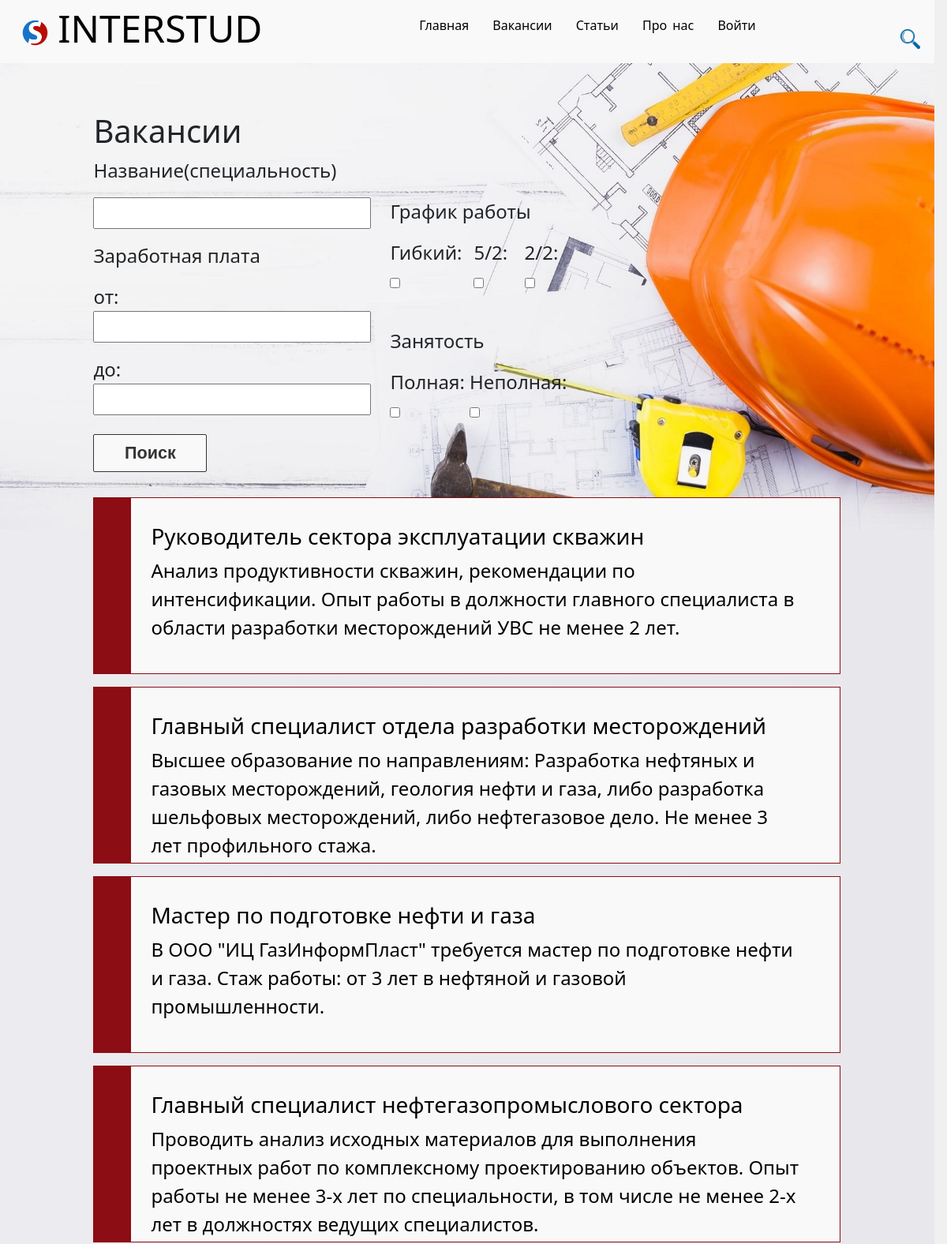
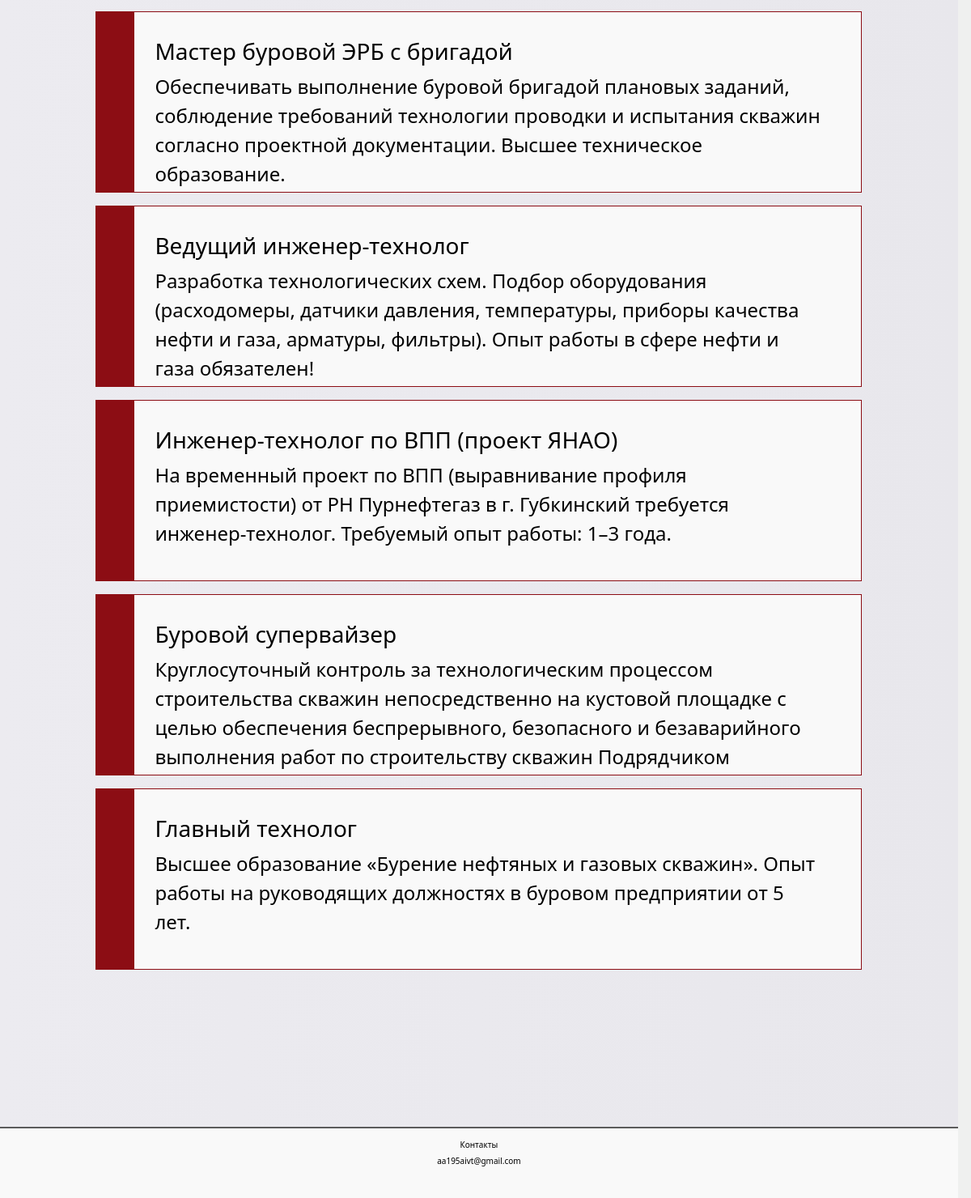
The page /job/ on the database its author committed (2 pictures, top to bottom).
### job/models.py (models this page shows, shortened)
class Job(models.Model):
    fac=models.ForeignKey(Facultet, related_name="fac_FK", on_delete=models.CASCADE)
    title = models.CharField('Название', max_length=50, default='')
    specialty = models.CharField('Специализация', max_length=50, default='')
    salary = models.IntegerField('Зарплата', default=0)
    full_part_time = models.BooleanField('Занятость', default=False)
    work_graph = models.CharField('График работы', max_length=20, default='')
    company = models.CharField('Название компании', max_length=50, default='')
    post_date = models.DateTimeField(default=now)
    score = models.BigIntegerField(default=0)
    number_of_ratings = models.BigIntegerField(default=0)
    anons = models.CharField('Анонс', max_length=250)
    full_text = models.TextField('Статья')
    email_company=models.EmailField('Email')

### job/views.py (the view)
# urls.py: path('', views.job_home, name='job_home'),
def job_home(request):
    jobs = Job.objects.all()
    jobs=jobs.filter(fac=2)
    form=JobFilterForm(request.GET)
    form1=JobFilterFormGr(request.GET)
    form2=JobFilterFormZan(request.GET)
    form3=JobFilterFormFind(request.GET)
    form4=Find(request.GET)
    if form3.is_valid():
        if form3.cleaned_data["find"]:
            jobs=jobs.filter(Q(title__icontains=form3.cleaned_data["find"])|Q(specialty__icontains=form3.cleaned_data["find"]))
    if form.is_valid():
        if form.cleaned_data["min_price"]:
            jobs=jobs.filter(salary__gte=form.cleaned_data["min_price"])
        if form.cleaned_data["max_price"]:
            jobs=jobs.filter(salary__lte=form.cleaned_data["max_price"])
    if form1.is_valid():
        if form1.cleaned_data["gr_gib"] and form1.cleaned_data["gr_52"] and form1.cleaned_data["gr_22"]:
            jobs=jobs.filter(Q(work_graph__icontains="Гибкий")|Q(work_graph__icontains="5/2")|Q(work_graph__icontains="2/2"))
        elif form1.cleaned_data["gr_gib"] and form1.cleaned_data["gr_52"]:
            jobs=jobs.filter(Q(work_graph__icontains="5/2")|Q(work_graph__icontains="Гибкий"))
        elif form1.cleaned_data["gr_gib"] and form1.cleaned_data["gr_22"]:
            jobs=jobs.filter(Q(work_graph__icontains="2/2")|Q(work_graph__icontains="Гибкий"))
        elif form1.cleaned_data["gr_52"] and form1.cleaned_data["gr_22"]:
            jobs=jobs.filter(Q(work_graph__icontains="2/2")|Q(work_graph__icontains="5/2"))
        elif form1.cleaned_data["gr_gib"]:
            jobs=jobs.filter(work_graph__icontains="Гибкий")
        elif form1.cleaned_data["gr_52"]:
            jobs=jobs.filter(work_graph__icontains="5/2")
        elif form1.cleaned_data["gr_22"]:
            jobs=jobs.filter(work_graph__icontains="2/2")
    if form2.is_valid():
        if form2.cleaned_data["full"] and form2.cleaned_data["notfull"]:
            jobs=jobs.filter(Q(full_part_time=True)|Q(full_part_time=False))
        elif form2.cleaned_data["full"]:
            jobs=jobs.filter(full_part_time=True)
        elif form2.cleaned_data["notfull"]:
            jobs=jobs.filter(full_part_time=False)
    return render(request, 'job/job_home.html', {'jobs': jobs,"form":form,"form1":form1,"form2":form2,"form3":form3,"form4":form4})

### job/forms.py
class JobFilterForm(forms.Form):
    min_price=forms.IntegerField(label="от", required=False, validators=[MinValueValidator(0)])
    max_price=forms.IntegerField(label="до", required=False, validators=[MinValueValidator(0)])

class JobFilterFormGr(forms.Form):
    gr_gib=forms.BooleanField(label="Гибкий", required=False, widget=(forms.CheckboxInput(attrs={'style': 'margin-right: 1vw'})))
    gr_52=forms.BooleanField(label="5/2", required=False, widget=(forms.CheckboxInput(attrs={'style': 'margin-right: 1vw'})))
    gr_22=forms.BooleanField(label="2/2", required=False)

### job/templates/job/job_home.html (shortened to what this page needs)
{% extends 'main/layout.html' %}
{% block content %}
<div class="bl_vac_list" id="vac_razrab">
    <h1>Вакансии</h1>
    <div>
        <form style="width: 50vw; padding:0; display:flex; justify-content: start; align-items: center; " action="" method="get">
        <div>
            <p>Название(специальность)</p>
            <div style="width: 50%; margin:1vh 2vw 1vh 0vw; font-size: 3vh;">{{ form3.as_p }}</div>
            <p>Заработная плата</p>
            <div style="width: 50%; margin:1vh 2vw 1vh 0vw; font-size: 3vh;">{{ form.as_p }}</div>
            <input class="button_form" type="submit" value="Поиск">
        </div>
        <div>
            <p>График работы</p>
            <div style="display: inline-flex; margin-bottom: 3vh; font-size: 3vh;">{{ form1.as_p }}</div>
            <p>Занятость</p>
            <div style="display: inline-flex;margin-bottom: 3vh; font-size: 3vh;">{{ form2.as_p }}</div>
        </div>
    </form>
    </div>
    {% for el in jobs %}
   <div class="bl12" id="bl12_razrab">
    <a href="{% url 'job_detail' el.id %}">
        <h3>{{ el.title}}</h3>
                    <p>{{ el.anons }}</p>
                    </a>
    </div>
    {% endfor %}
</div>
{% endblock %}

### main/templates/main/layout.html (shortened to what this page needs)
{% load static %}
<!DOCTYPE html>
<html lang="en">
<head>
    <link rel="stylesheet" href="https://cdn.jsdelivr.net/npm/bootstrap@5.1.3/dist/css/bootstrap.min.css">
    <link rel="stylesheet" href="{% static 'main/css/main.css' %}">
    <link rel="stylesheet" href="{% static 'main/css/main_mobile.css' %}">
    <link rel="stylesheet" href="https://use.fontawesome.com/releases/v5.8.2/css/all.css">
</head>
<body>
    <div class="header">
        <div class="logo">
            <h1><img src="/media/header/logo.png" , width='33vw'>      INTERSTUD</h1>
        </div>
        <div>
        <nav>
            <ul>
                <li><a href="{% url 'home' %}">Главная</a></li>
                <li><a href="{% url 'job_home' %}">Вакансии</a></li>
                <li><a href="{% url 'news_home' %}">Статьи</a></li>
                <li><a href="{% url 'about' %}">Про<spand style="opacity:0%">_</spand>нас</a></li>
                {% if request.user.is_authenticated %}
                    <li><a href="{% url 'liked' %}">Личный<spand style="opacity:0%">_</spand>кабинет</a></li>
                    <li><a href="{% url 'logout' %}">Выйти</a></li>
            {% else %}
                    <li><a href="{% url 'login' %}">Войти</a></li>
                {% endif %}
            </ul>
        </div>
        <div class="bl_poisk">
            <a href="{% url 'find' %}"><input type="image" src="/media/index/poisk.png"  width="25vw" height="25vh" alt="" style="margin: 1%"></a>
        </div>
    </div>
    <main>
        {% block content %}
        {% endblock %}
    </main>
    <div class="footer">
        <p>Контакты</p>
        <p>aa195aivt@gmail.com</p>
    </div>
</body>
</html>

### main/static/main/css/main.css (style rules this page uses)
* { margin: 0; padding: 0; box-sizing: border-box; }
html, body { background-color: rgb(239, 240, 239); width:98.65vw; height:100vh; }
.header { display: flex; justify-content: space-between; align-items: center; position: absolute; padding-top: 1vh; padding-bottom: 1vh; height: 10vh; text-align: center; color: black; width: 98.65vw; background-color: #f9f9f9; left: 0; right: 0; top:0; }
.header h1 { font-size: 6vh; }
.logo { width: 30vw; }
nav { background: #f9f9f9; color: black; font-family: 'Segoe UI', sans-serif; text-align: center; max-height:10vh; }
nav > ul { padding: 0; }
nav li { display: inline-block; vertical-align: top; }
nav a { color: black; padding: 5vh 1vw 2vh 1vw; text-decoration: none; border: 1px solid transparent; transition: 0.3s; }
.bl_poisk { padding: 4vh 1.5vw 1vh 1vw; }
.bl_vac_list { padding: 12% 10% 15% 10%; text-align: left; width: 98.65vw; height: auto; }
.bl_vac_list p { font-size: 3vh; font-weight: 500; }
#vac_razrab { background: url("/media/job/job_list.jpg"), linear-gradient(to right, rgb(236,235,240), rgb(232,231,236)); background-repeat: no-repeat; background-size: 100%; }
.bl12 { width: 100%; max-height:28vh; padding: 4vh 4vw 4vh 6vw; margin-bottom: 2vh; }
#bl12_razrab { background: linear-gradient(to right, #8c0d14 0 , #8c0d14 5%, #f9f9f9 5% , #f9f9f9 100% ); border: 0.2vh #8c0d14 solid; }
a:hover, a:visited, a:link, a:active { text-decoration: none; color: #000; }
.footer { bottom:0; position: relative; display: block; float: bottom; color: black; height: 11vh; width: 98.65vw; background: #f9f9f9; text-align: center; border-top: 2px solid #5b5b5b; padding: 1vh 1vw 1vh 1vw; }
.footer p { font-size: 10px; margin: 5px; }
.button_form { position: relative; display: flex; justify-content:center; padding: 0.3vw 1vh 0.3vw 1vh; margin: 3vh 0px 4vh 0vw; width: 12vw; height: 6vh; text-align: center; font-size: 2.7vh; color: rgb(52, 51, 51); font-family: sans-serif; font-weight: bold; text-decoration:none; background: #f9f9f9; border: 1px rgb(52, 51, 51) solid; border-radius: 2px; }

### rows shown on the page
Job: title "Руководитель сектора эксплуатации скважин", anons "Анализ продуктивности скважин, рекомендации по интенсификации. Опыт работы в должности главного специалиста в области разработки месторождений УВС не менее 2 лет."
Job: title "Главный специалист отдела разработки месторождений", anons "Высшее образование по направлениям: Разработка нефтяных и газовых месторождений, геология нефти и газа, либо разработка шельфовых месторождений, либо нефтегазовое дело. Не менее 3 лет профильного стажа."
Job: title "Мастер по подготовке нефти и газа", anons "В ООО \"ИЦ ГазИнформПласт\" требуется мастер по подготовке нефти и газа. Стаж работы: от 3 лет в нефтяной и газовой промышленности."
Job: title "Главный специалист нефтегазопромыслового сектора", anons "Проводить анализ исходных материалов для выполнения проектных работ по комплексному проектированию объектов. Опыт работы не менее 3-х лет по специальности, в том числе не менее 2-х лет в должностях ведущих специалистов."
Job: title "Мастер буровой ЭРБ с бригадой", anons "Обеспечивать выполнение буровой бригадой плановых заданий, соблюдение требований технологии проводки и испытания скважин согласно проектной документации. Высшее техническое образование."
Job: title "Ведущий инженер-технолог", anons "Разработка технологических схем. Подбор оборудования (расходомеры, датчики давления, температуры, приборы качества нефти и газа, арматуры, фильтры). Опыт работы в сфере нефти и газа обязателен!"
Job: title "Инженер-технолог по ВПП (проект ЯНАО)", anons "На временный проект по ВПП (выравнивание профиля приемистости) от РН Пурнефтегаз в г. Губкинский требуется инженер-технолог. Требуемый опыт работы: 1–3 года."
Job: title "Буровой супервайзер", anons "Круглосуточный контроль за технологическим процессом строительства скважин непосредственно на кустовой площадке с целью обеспечения беспрерывного, безопасного и безаварийного выполнения работ по строительству скважин Подрядчиком"
Job: title "Главный технолог", anons "Высшее образование «Бурение нефтяных и газовых скважин». Опыт работы на руководящих должностях в буровом предприятии от 5 лет."
